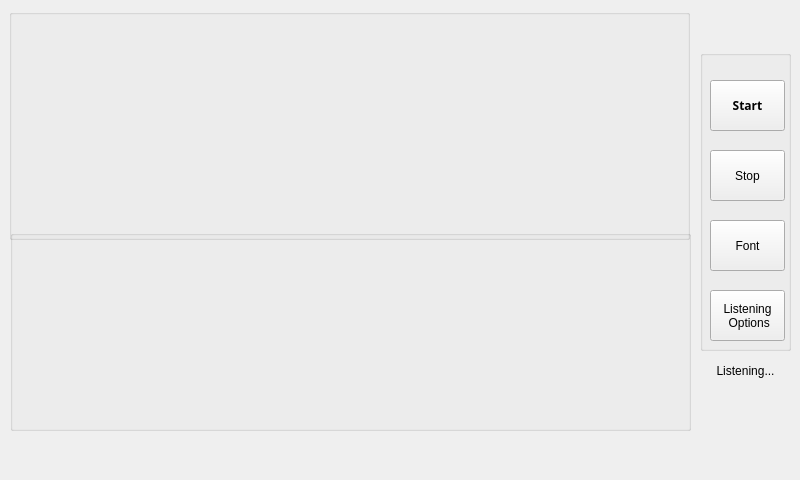
<?xml version="1.0" encoding="UTF-8"?>
<ui version="4.0">
 <class>Form</class>
 <widget class="QWidget" name="Form">
  <property name="geometry">
   <rect>
    <x>0</x>
    <y>0</y>
    <width>800</width>
    <height>480</height>
   </rect>
  </property>
  <property name="windowTitle">
   <string>Form</string>
  </property>
  <property name="styleSheet">
   <string notr="true"/>
  </property>
  <widget class="QGroupBox" name="groupBox">
   <property name="geometry">
    <rect>
     <x>700</x>
     <y>50</y>
     <width>91</width>
     <height>301</height>
    </rect>
   </property>
   <property name="styleSheet">
    <string notr="true"/>
   </property>
   <property name="title">
    <string/>
   </property>
   <widget class="QPushButton" name="pushButton">
    <property name="geometry">
     <rect>
      <x>10</x>
      <y>100</y>
      <width>75</width>
      <height>51</height>
     </rect>
    </property>
    <property name="styleSheet">
     <string notr="true"/>
    </property>
    <property name="text">
     <string>Stop</string>
    </property>
   </widget>
   <widget class="QPushButton" name="pushButton_2">
    <property name="geometry">
     <rect>
      <x>10</x>
      <y>30</y>
      <width>75</width>
      <height>51</height>
     </rect>
    </property>
    <property name="font">
     <font>
      <family>Microsoft JhengHei</family>
      <weight>75</weight>
      <bold>true</bold>
      <underline>false</underline>
      <strikeout>false</strikeout>
     </font>
    </property>
    <property name="styleSheet">
     <string notr="true"/>
    </property>
    <property name="text">
     <string>Start</string>
    </property>
   </widget>
   <widget class="QPushButton" name="pushButton_4">
    <property name="geometry">
     <rect>
      <x>10</x>
      <y>170</y>
      <width>75</width>
      <height>51</height>
     </rect>
    </property>
    <property name="focusPolicy">
     <enum>Qt::NoFocus</enum>
    </property>
    <property name="styleSheet">
     <string notr="true"/>
    </property>
    <property name="text">
     <string>Font</string>
    </property>
   </widget>
   <widget class="QPushButton" name="pushButton_5">
    <property name="geometry">
     <rect>
      <x>10</x>
      <y>240</y>
      <width>75</width>
      <height>51</height>
     </rect>
    </property>
    <property name="focusPolicy">
     <enum>Qt::NoFocus</enum>
    </property>
    <property name="styleSheet">
     <string notr="true"/>
    </property>
    <property name="text">
     <string>Listening 
 Options</string>
    </property>
   </widget>
  </widget>
  <widget class="QGroupBox" name="groupBox_2">
   <property name="geometry">
    <rect>
     <x>9</x>
     <y>9</y>
     <width>681</width>
     <height>231</height>
    </rect>
   </property>
   <property name="title">
    <string/>
   </property>
   <widget class="QLabel" name="label">
    <property name="geometry">
     <rect>
      <x>10</x>
      <y>30</y>
      <width>661</width>
      <height>181</height>
     </rect>
    </property>
    <property name="sizePolicy">
     <sizepolicy hsizetype="Fixed" vsizetype="Fixed">
      <horstretch>0</horstretch>
      <verstretch>0</verstretch>
     </sizepolicy>
    </property>
    <property name="font">
     <font>
      <family>Microsoft YaHei UI</family>
      <pointsize>14</pointsize>
     </font>
    </property>
    <property name="styleSheet">
     <string/>
    </property>
    <property name="text">
     <string/>
    </property>
    <property name="alignment">
     <set>Qt::AlignLeading|Qt::AlignLeft|Qt::AlignTop</set>
    </property>
    <property name="wordWrap">
     <bool>true</bool>
    </property>
   </widget>
  </widget>
  <widget class="QLabel" name="label_2">
   <property name="geometry">
    <rect>
     <x>700</x>
     <y>30</y>
     <width>91</width>
     <height>31</height>
    </rect>
   </property>
   <property name="text">
    <string/>
   </property>
   <property name="pixmap">
    <pixmap>logo.png</pixmap>
   </property>
  </widget>
  <widget class="QLabel" name="label_3">
   <property name="geometry">
    <rect>
     <x>720</x>
     <y>380</y>
     <width>41</width>
     <height>41</height>
    </rect>
   </property>
   <property name="text">
    <string/>
   </property>
  </widget>
  <widget class="QLabel" name="label_4">
   <property name="geometry">
    <rect>
     <x>710</x>
     <y>350</y>
     <width>71</width>
     <height>41</height>
    </rect>
   </property>
   <property name="text">
    <string>Listening...</string>
   </property>
   <property name="alignment">
    <set>Qt::AlignCenter</set>
   </property>
  </widget>
  <widget class="QGroupBox" name="groupBox_3">
   <property name="geometry">
    <rect>
     <x>10</x>
     <y>230</y>
     <width>681</width>
     <height>201</height>
    </rect>
   </property>
   <property name="title">
    <string/>
   </property>
  </widget>
 </widget>
 <resources/>
 <connections/>
</ui>
